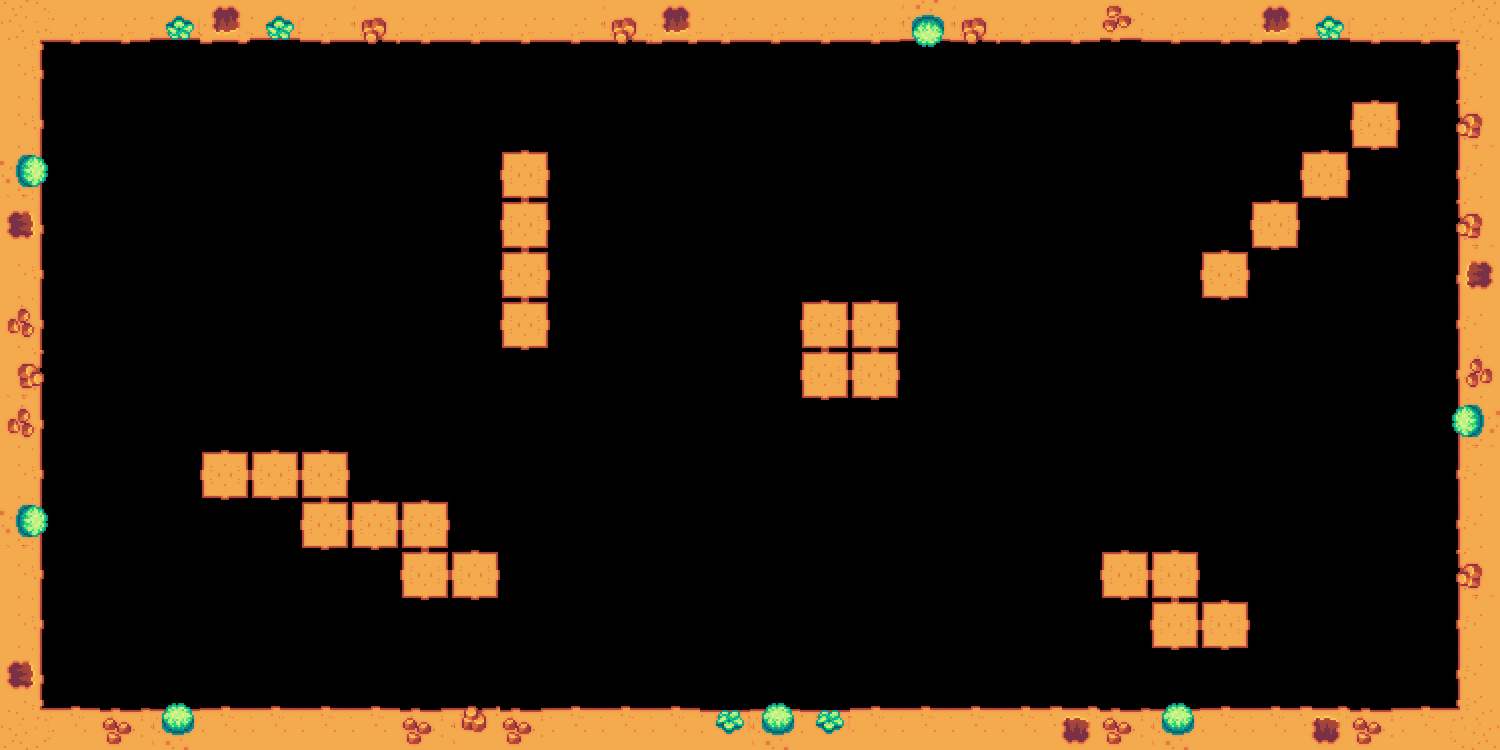

Rendered tile map (Tiled .tmx) drawn with the repository's tilesets; below, a short description and the full map source, tile grids included:
An orthogonal 30x15 tile map with 50x50 px tiles, 1 tile layer (Terrain) and 1 object (spawn).

<map version="1.10" tiledversion="1.11.2" orientation="orthogonal" renderorder="right-down" width="30" height="15" tilewidth="50" tileheight="50" infinite="0" nextlayerid="4" nextobjectid="8">
 <tileset firstgid="1" name="items" tilewidth="64" tileheight="64" tilecount="30" columns="0">
  <grid orientation="orthogonal" width="1" height="1" />
  <tile id="29">
   <image source="../../graphics/objects/items/3r3.png" width="50" height="50" />
  </tile>
  <tile id="30">
   <image source="../../graphics/objects/items/2222222e.png" width="50" height="50" />
  </tile>
  <tile id="31">
   <image source="../../graphics/objects/items/aaaaa.png" width="50" height="50" />
  </tile>
  <tile id="32">
   <image source="../../graphics/objects/items/af.png" width="50" height="50" />
  </tile>
  <tile id="33">
   <image source="../../graphics/objects/items/avde.png" width="50" height="50" />
  </tile>
  <tile id="34">
   <image source="../../graphics/objects/items/bbbb.png" width="50" height="50" />
  </tile>
  <tile id="35">
   <image source="../../graphics/objects/items/bgntjr.png" width="50" height="50" />
  </tile>
  <tile id="36">
   <image source="../../graphics/objects/items/ccccc.png" width="50" height="50" />
  </tile>
  <tile id="37">
   <image source="../../graphics/objects/items/cccccccccccccs.png" width="50" height="50" />
  </tile>
  <tile id="38">
   <image source="../../graphics/objects/items/cdve3.png" width="50" height="50" />
  </tile>
  <tile id="39">
   <image source="../../graphics/objects/items/cwd.png" width="50" height="50" />
  </tile>
  <tile id="40">
   <image source="../../graphics/objects/items/cwq2.png" width="50" height="50" />
  </tile>
  <tile id="41">
   <image source="../../graphics/objects/items/czrg.png" width="50" height="50" />
  </tile>
  <tile id="42">
   <image source="../../graphics/objects/items/czw2r54.png" width="50" height="50" />
  </tile>
  <tile id="43">
   <image source="../../graphics/objects/items/dvbgn.png" width="50" height="50" />
  </tile>
  <tile id="44">
   <image source="../../graphics/objects/items/f.png" width="50" height="50" />
  </tile>
  <tile id="45">
   <image source="../../graphics/objects/items/hyjytkt.png" width="50" height="50" />
  </tile>
  <tile id="46">
   <image source="../../graphics/objects/items/nd.png" width="50" height="50" />
  </tile>
  <tile id="47">
   <image source="../../graphics/objects/items/nhn.png" width="50" height="50" />
  </tile>
  <tile id="48">
   <image source="../../graphics/objects/items/qqqqq.png" width="50" height="50" />
  </tile>
  <tile id="49">
   <image source="../../graphics/objects/items/tjyjtm.png" width="50" height="50" />
  </tile>
  <tile id="50">
   <image source="../../graphics/objects/items/tyuki.png" width="50" height="50" />
  </tile>
  <tile id="51">
   <image source="../../graphics/objects/items/vasc.png" width="50" height="50" />
  </tile>
  <tile id="52">
   <image source="../../graphics/objects/items/vbnmy.png" width="50" height="50" />
  </tile>
  <tile id="53">
   <image source="../../graphics/objects/items/vcbr.png" width="50" height="50" />
  </tile>
  <tile id="54">
   <image source="../../graphics/objects/items/vrhe.png" width="50" height="50" />
  </tile>
  <tile id="55">
   <image source="../../graphics/objects/items/vxcvegwe.png" width="50" height="50" />
  </tile>
  <tile id="56">
   <image source="../../graphics/objects/items/zq.png" width="50" height="50" />
  </tile>
  <tile id="57">
   <image source="../../graphics/objects/items/hathaison.png" width="50" height="50" />
  </tile>
 </tileset>
 <layer id="1" name="Terrain" width="30" height="15">
  <data encoding="csv">
32,47,47,50,56,50,47,30,47,47,47,47,30,56,47,47,47,47,55,30,47,47,54,47,47,56,50,47,47,35,
45,0,0,0,0,0,0,0,0,0,0,0,0,0,0,0,0,0,0,0,0,0,0,0,0,0,0,0,0,33,
45,0,0,0,0,0,0,0,0,0,0,0,0,0,0,0,0,0,0,0,0,0,0,0,0,0,0,58,0,41,
57,0,0,0,0,0,0,0,0,0,58,0,0,0,0,0,0,0,0,0,0,0,0,0,0,0,58,0,0,33,
42,0,0,0,0,0,0,0,0,0,58,0,0,0,0,0,0,0,0,0,0,0,0,0,0,58,0,0,0,41,
45,0,0,0,0,0,0,0,0,0,58,0,0,0,0,0,0,0,0,0,0,0,0,0,58,0,0,0,0,53,
51,0,0,0,0,0,0,0,0,0,58,0,0,0,0,0,58,58,0,0,0,0,0,0,0,0,0,0,0,33,
43,0,0,0,0,0,0,0,0,0,0,0,0,0,0,0,58,58,0,0,0,0,0,0,0,0,0,0,0,48,
51,0,0,0,0,0,0,0,0,0,0,0,0,0,0,0,0,0,0,0,0,0,0,0,0,0,0,0,0,46,
45,0,0,0,58,58,58,0,0,0,0,0,0,0,0,0,0,0,0,0,0,0,0,0,0,0,0,0,0,33,
57,0,0,0,0,0,58,58,58,0,0,0,0,0,0,0,0,0,0,0,0,0,0,0,0,0,0,0,0,33,
45,0,0,0,0,0,0,0,58,58,0,0,0,0,0,0,0,0,0,0,0,0,58,58,0,0,0,0,0,41,
45,0,0,0,0,0,0,0,0,0,0,0,0,0,0,0,0,0,0,0,0,0,0,58,58,0,0,0,0,33,
42,0,0,0,0,0,0,0,0,0,0,0,0,0,0,0,0,0,0,0,0,0,0,0,0,0,0,0,0,33,
37,52,34,38,52,52,52,52,34,39,34,52,52,52,44,38,44,52,52,52,52,40,34,38,52,52,40,34,52,31
</data>
 </layer>
 <objectgroup id="2" name="spawn">
  <object id="6" name="spawn" gid="20" x="241.333" y="209.333" width="64" height="64" />
 </objectgroup>
</map>